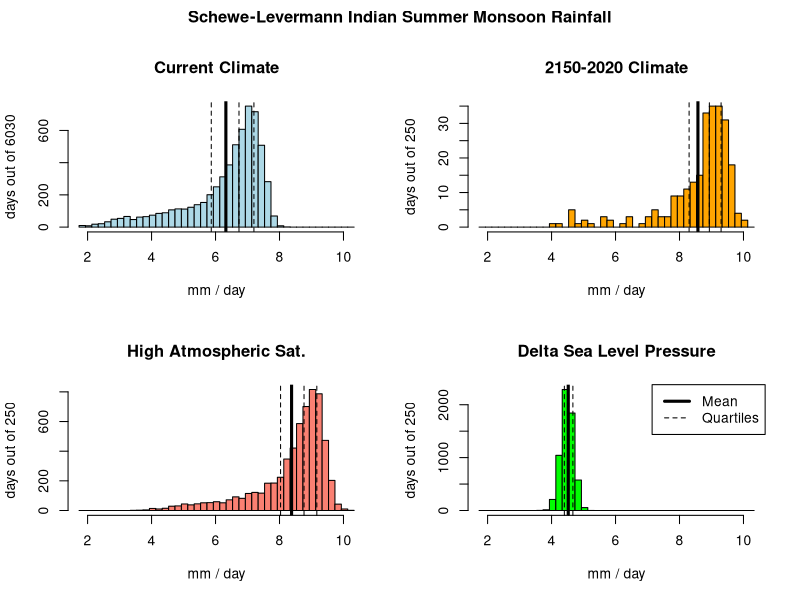

This chart was generated by the following R code:
# ESS-211 assignment 2, due 10-19-16
#  cba 10/2016
#
# Question 1:
#  First year default precip : 5.86666666666667 mm/day"
#  100th year default precip : 6.13333333333333 mm/day"

#############################
# below are the functions used for this assignment

# set up the ISM rainfall function as translated from matlab
ismRainfall <- function(inputVector, lSeason=135){
  # the input vector should be a 5-element vector, in this order:
  # [1] pStrong  : precipitation in wet state (mm/day)
  # [2] pWeak    : precipitation in dry state (mm/day)
  # [3[ tau      : memory length in time steps (days)
  # [4] prMax    : maximum probability of either state.
  # [5] pInit    : initial probability of strong state.
  #            must be <= prMax
  # lSeason  : length of the wet season (days). default = 135
  
  # split the input vector for legibility
  pStrong <- inputVector[1]
  pWeak <- inputVector[2]
  tau <- inputVector[3]
  prMax <- inputVector[4]
  prInit >- inputVector[5]
  
  ###
  # create the vectors to store outputs
  
  # create a vector to store the season's precipitation values
  P <- rep(0, lSeason)
  
  # create a vector to store random probabilities
  pr <- runif(lSeason)
  
  # create a vector to store modeled wet/dry probabilities
  p <- rep(0, lSeason)
  
  ###
  # loop through days in a season to determine rainfall
  #  sadly, I could not find a way to vectorize this without breaking something
  for (n in 1:lSeason) {
    
    # determine probability based on memory effect
    if (n > tau){
		  p[n] <- (sum(P[(n-tau):n-1]) / tau - pWeak) / (pStrong - pWeak)
	  } else {
	  	p[n] <- prInit
	  }
	
	  # limit high and low probabilities based on max probability
	  if (p[n] > prMax) {
	  	p[n] <- prMax
	  } else if (p[n] < (1-prMax)) {
	  	p[n] <- 1-prMax
	  }

  	# assign precip values based on probability deviation from random
  	if (pr[n] < p[n]) { 
  		P[n] <- pStrong
  	} else {
  		P[n] <- pWeak
  	}
  }
  
  # calculate the mean precipitation
  pMean <- mean(P)
  
  # return mean precip for the wet season
  return(pMean)
  
  # return the full season's precip vector
  #return(pSeason)
}
#############################
# PROBLEM 1
# below is the script to generate the model results

# set default parameters to test
pStrong <- 9.
pWeak <- 0.
tau <- 17
prMax <- 0.8
prInit <- 0.75
testVector <- c(pStrong, pWeak, tau, prMax, prInit)

# calculate the mean precipitation for a number of years to run
pastYears <- 6030
futureYears <- 250

# we'll apply this as a matrix, so create a 5 x nYears matrix to apply to
testMatrix <- t(matrix(rep(testVector, pastYears), nrow = length(testVector)))

# apply the function to the testMatrix
set.seed(5489)
test <- apply(testMatrix, 1, ismRainfall)

# report the first and 100th year's precipitation
print(paste("First year default precip :", test[1], "mm/day"))
print(paste("100th year default precip :", test[100], "mm/day"))

#############################
# PROBLEM 2
# set up custom vectors and matrices for four different scenarios

# 1. current climate
s1vec <- c(9.0, 0.0, 17, 0.8, 0.75)
s1mat <- t(matrix(rep(s1vec, pastYears), nrow = length(s1vec)))

# 2. 2150-2200 climate
s2vec <- c(10.9, 1.9, 17, 0.82, 0.2)
s2mat <- t(matrix(rep(s2vec, futureYears), nrow = length(s2vec)))

# 3. high atmospheric saturation
s3vec <- c(10.9, 1.9, 17, 0.8, 0.75)
s3mat <- t(matrix(rep(s3vec, pastYears), nrow = length(s3vec)))

# 4. changing sea level pressure
s4vec <- c(9.0, 0.0, 0.8, 0.2)
s4mat <- t(matrix(rep(s4vec, pastYears), nrow = length(s4vec)))

# run each of the four scenarios using apply
set.seed(5489)
s1 <- apply(s1mat, 1, ismRainfall)
s2 <- apply(s2mat, 1, ismRainfall)
s3 <- apply(s3mat, 1, ismRainfall)
s4 <- apply(s4mat, 1, ismRainfall)

#############################
# create the four-panel figures

# create a four-panel layout, leaving room for a title
par(mfcol = c(2,2), oma = c(0,0,2,0))

# we'll set the min/max bounds for the plots based on the range of all outputs
xmin <- min(c(min(s1), min(s2), min(s3), min(s4)))
xmax <- max(c(max(s1), max(s2), max(s3), max(s4)))

# create a vector for bins to use in the histograms
breaks <- c((xmin*5):((xmax+0.2)*5) * 0.2)

# set up variables for the plot labels
xlab <- "mm / day"
ylabPast <- paste("days out of", pastYears)
ylabFuture <- paste("days out of", futureYears)

# set the colors for each plot
s1color <- 'light blue'
s2color <- 'orange'
s3color <- 'salmon'
s4color <- 'green'

# set the titles for each plot
s1title <- "Current Climate"
s2title <- "2150-2020 Climate"
s3title <- "High Atmospheric Sat."
s4title <- "Delta Sea Level Pressure"

# plot each of the four histograms, adding quartile lines and the means
s1plot <- hist(s1, breaks = breaks, xlab = xlab, ylab = ylabPast, main = s1title, col = s1color)
abline(v = quantile(s1)[2:4], lty = 2)
abline(v = mean(s1), lwd = 3)

s3plot <- hist(s3, breaks = breaks, xlab = xlab, ylab = ylabFuture, main = s3title, col = s3color)
abline(v = quantile(s3)[2:4], lty = 2)
abline(v = mean(s3), lwd = 3)

s2plot <- hist(s2, breaks = breaks, xlab = xlab, ylab = ylabFuture, main = s2title, col = s2color)
abline(v = quantile(s2)[2:4], lty = 2)
abline(v = mean(s2), lwd = 3)

s4plot <- hist(s4, breaks = breaks, xlab = xlab, ylab = ylabFuture, main = s4title, col = s4color)
abline(v = quantile(s4)[2:4], lty = 2)
abline(v = mean(s4), lwd = 3)

# add a legend
legend('topright', lty = c(1,2), lwd = c(3,1), legend = c('Mean', 'Quartiles'))

# and add a title
title('Schewe-Levermann Indian Summer Monsoon Rainfall', outer = TRUE)

# that's all, folks!